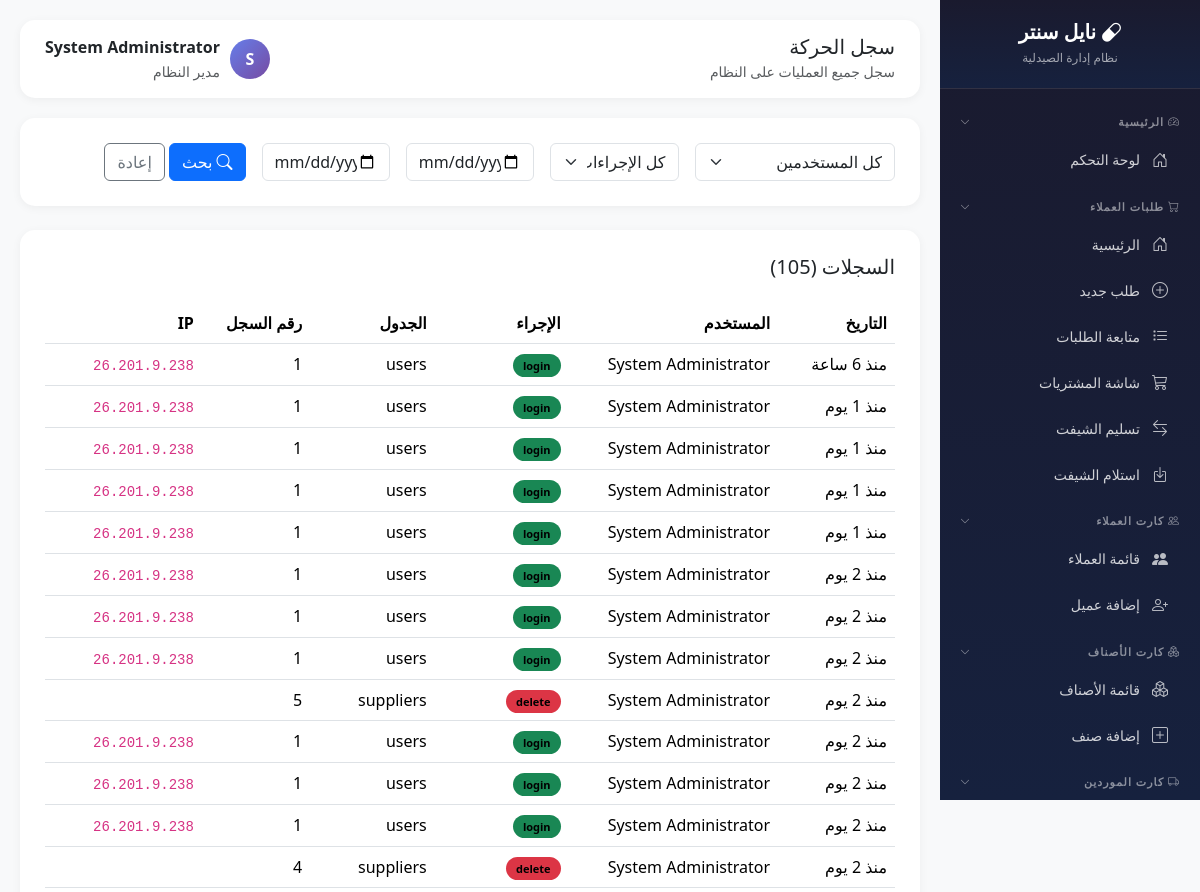
/modules/customer-requests/activity-log.php (signed in, upper part), run on an earlier commit of the app's database.
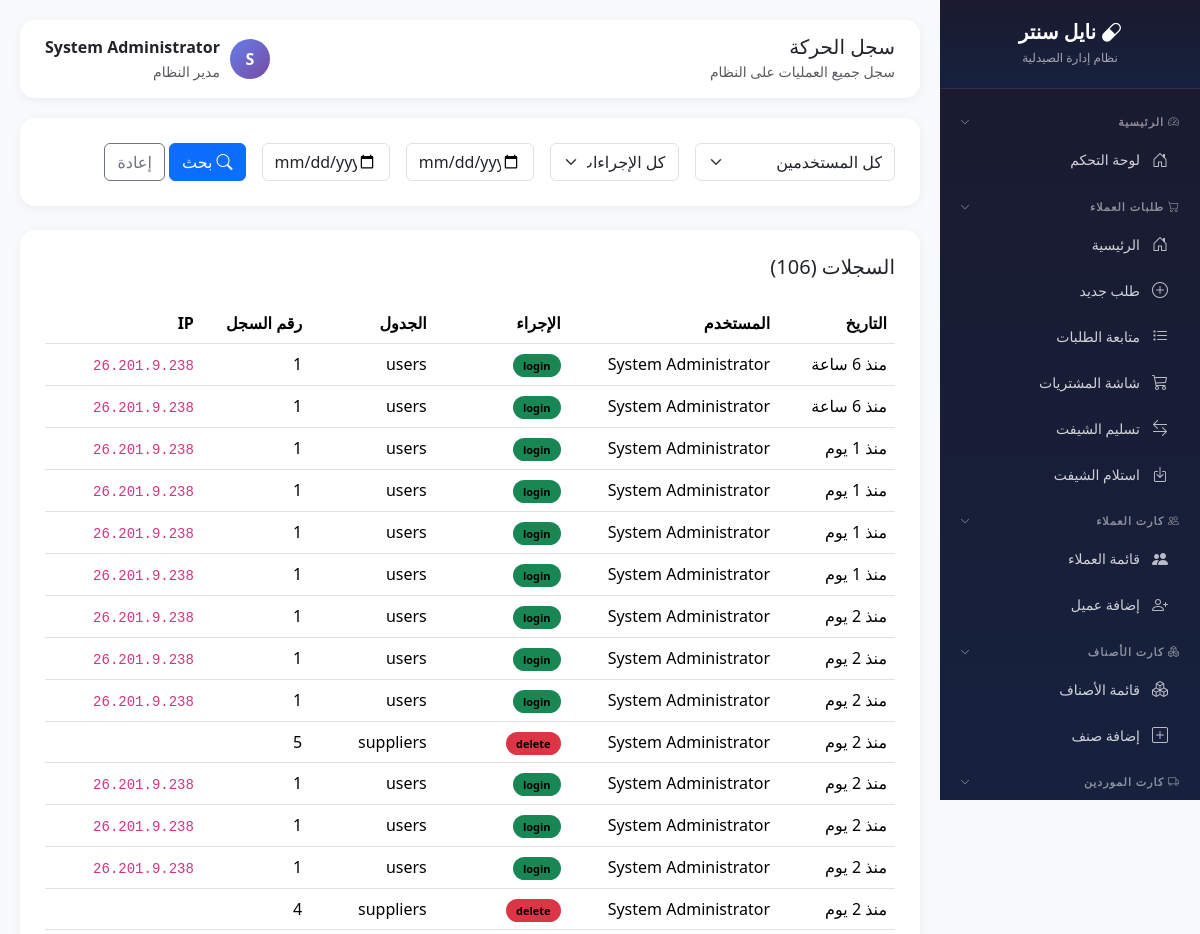
And on a later commit of the database.
### tables this page shows
CREATE TABLE `activity_logs` (
  `id` int(11) NOT NULL,
  `user_id` int(11) DEFAULT NULL,
  `user_name` varchar(100) DEFAULT NULL,
  `action` varchar(50) NOT NULL,
  `table_name` varchar(50) DEFAULT NULL,
  `record_id` int(11) DEFAULT NULL,
  `old_value` text DEFAULT NULL,
  `new_value` text DEFAULT NULL,
  `ip_address` varchar(50) DEFAULT NULL,
  `created_at` timestamp NOT NULL DEFAULT current_timestamp()
);

CREATE TABLE `users` (
  `id` int(11) NOT NULL,
  `username` varchar(50) NOT NULL,
  `password` varchar(255) NOT NULL,
  `full_name` varchar(100) NOT NULL,
  `role` enum('admin','pharmacist','purchaser','cashier') DEFAULT 'pharmacist',
  `branch_code` varchar(20) DEFAULT NULL,
  `phone` varchar(20) DEFAULT NULL,
  `is_active` tinyint(1) DEFAULT 1,
  `last_login` datetime DEFAULT NULL,
  `created_at` timestamp NOT NULL DEFAULT current_timestamp(),
  `updated_at` timestamp NOT NULL DEFAULT current_timestamp() ON UPDATE current_timestamp()
);

### core/config.php (called while the page is built, shortened)
<?php
function timeAgo($datetime) {
    $time = strtotime($datetime);
    $now = time();
    $diff = $now - $time;
    if ($diff < 86400) return 'منذ ' . floor($diff / 3600) . ' ساعة';
    if ($diff < 604800) return 'منذ ' . floor($diff / 86400) . ' يوم';
    return date('Y-m-d', $time);
}

### modules/customer-requests/activity-log.php (the view, shortened to what this page needs)
<?php
require_once __DIR__ . '/../../core/config.php';
$db = getDB();
$date_from = $_GET['date_from'] ?? '';
$date_to = $_GET['date_to'] ?? '';
$sql = "SELECT al.*, u.full_name as user_name
        FROM activity_logs al
        LEFT JOIN users u ON al.user_id = u.id
        WHERE 1=1";
$params = [];
$sql .= " ORDER BY al.created_at DESC LIMIT 500";
$stmt = $db->prepare($sql);
$stmt->execute($params);
$logs = $stmt->fetchAll();
$page_title = 'سجل الحركة';
?>
<!DOCTYPE html>
<html lang="ar" dir="rtl">
<head>
    <link href="https://cdn.jsdelivr.net/npm/bootstrap@5.3.2/dist/css/bootstrap.rtl.min.css" rel="stylesheet">
    <link href="https://cdn.jsdelivr.net/npm/bootstrap-icons@1.11.1/font/bootstrap-icons.css" rel="stylesheet">
</head>
<body>
 <?php require_once __DIR__ . '/../../includes/sidebar.php'; ?>
    <div class="main-content">
        <div class="topbar">
            <div><h5 class="mb-0"><?= $page_title ?></h5><small class="text-muted">سجل جميع العمليات على النظام</small></div>
            <div class="d-flex align-items-center">
                <div class="user-avatar" style="width:40px;height:40px;border-radius:50%;background:linear-gradient(135deg, var(--primary), var(--secondary));color:white;display:flex;align-items:center;justify-content:center;font-weight:700;margin-left:10px;"><?= mb_substr($_SESSION['user_name'], 0, 1) ?></div>
                <div><div class="fw-bold"><?= $_SESSION['user_name'] ?></div><small class="text-muted"><?= $_SESSION['user_role'] === 'admin' ? 'مدير النظام' : 'صيدلي' ?></small></div>
            </div>
        </div>
        <div class="content-card mb-4">
            <form method="GET" class="row g-3">
                <div class="col-md-3">
                    <select class="form-select" name="user">
                        <option value="">كل المستخدمين</option>
                    </select>
                </div>
                <div class="col-md-2">
                    <select class="form-select" name="action">
                        <option value="">كل الإجراءات</option>
                    </select>
                </div>
                <div class="col-md-2">
                    <input type="date" class="form-control" name="date_from" value="<?= $date_from ?>" placeholder="من">
                </div>
                <div class="col-md-2">
                    <input type="date" class="form-control" name="date_to" value="<?= $date_to ?>" placeholder="إلى">
                </div>
                <div class="col-md-3">
                    <button type="submit" class="btn btn-primary"><i class="bi bi-search me-1"></i>بحث</button>
                    <a href="activity-log.php" class="btn btn-outline-secondary">إعادة</a>
                </div>
            </form>
        </div>
        <div class="content-card">
            <h5 class="mb-4">السجلات (<?= count($logs) ?>)</h5>
            <div class="table-responsive">
                <table class="table table-hover">
                    <thead>
                        <tr>
                            <th>التاريخ</th>
                            <th>المستخدم</th>
                            <th>الإجراء</th>
                            <th>الجدول</th>
                            <th>رقم السجل</th>
                            <th>IP</th>
                        </tr>
                    </thead>
                    <tbody>
                        <?php foreach ($logs as $log): ?>
                        <tr class="log-row">
                            <td><?= timeAgo($log['created_at']) ?></td>
                            <td><?= $log['user_name'] ?? 'System' ?></td>
                            <td>
                                <span class="action-badge bg-<?=
                                    $log['action'] === 'login' ? 'success' :
                                    ($log['action'] === 'logout' ? 'secondary' :
                                    ($log['action'] === 'create' ? 'primary' :
                                    ($log['action'] === 'update' ? 'warning' :
                                    ($log['action'] === 'delete' ? 'danger' : 'info')))) ?>">
                                    <?= $log['action'] ?>
                                </span>
                            </td>
                            <td><?= $log['table_name'] ?? '-' ?></td>
                            <td><?= $log['record_id'] ?? '-' ?></td>
                            <td><code><?= $log['ip_address'] ?></code></td>
                        </tr>
                        <?php endforeach; ?>
                    </tbody>
                </table>
            </div>
        </div>
    </div>
</body>
</html>

What changed in the data, as far as the page shows it:
added activity_logs: created_at "منذ 6 ساعة", user.full_name "System Administrator", action "login", table_name "users", record "1", ip_address "26.201.9.238"
Also different on the page:
count($logs): "105" → "106"
